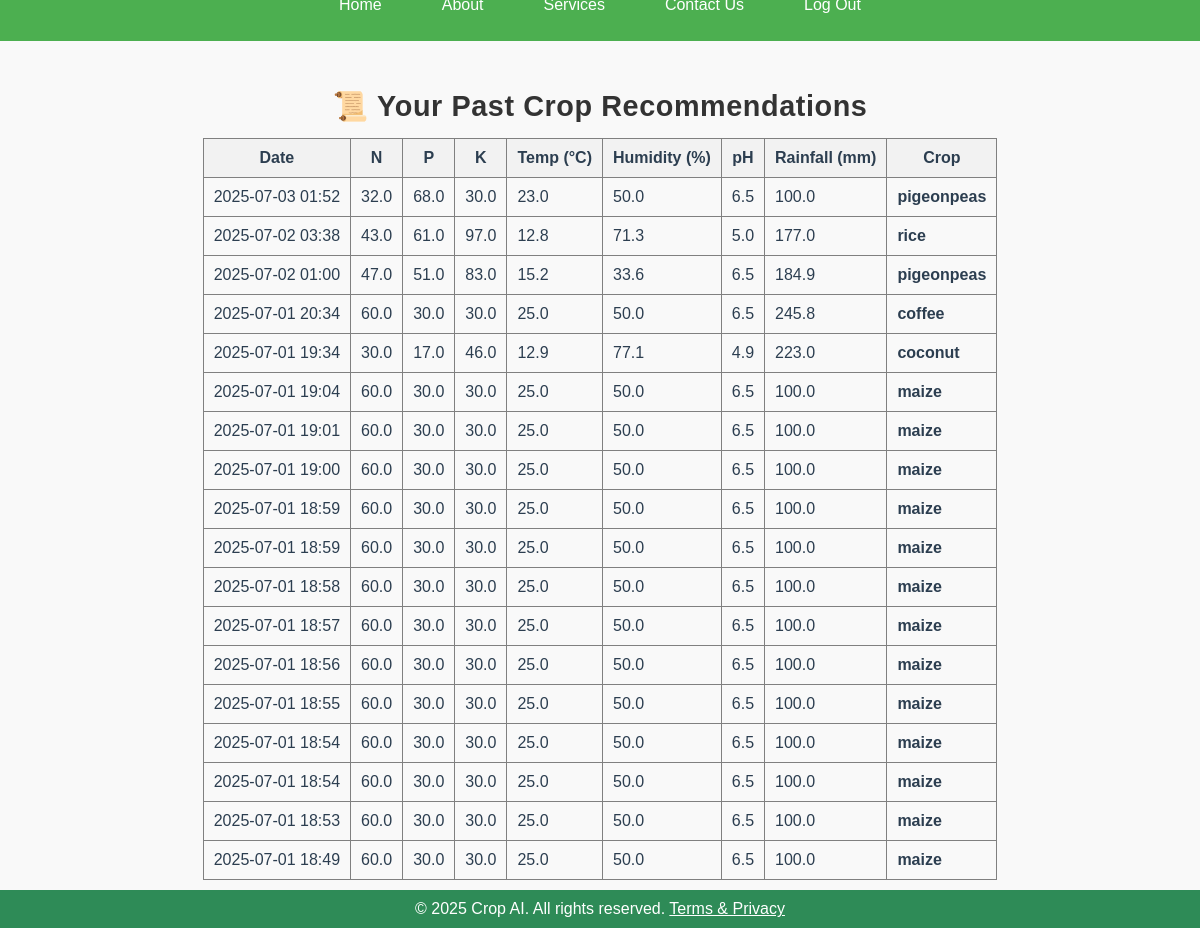
/history/ (signed in), run on an earlier commit of the app's database.
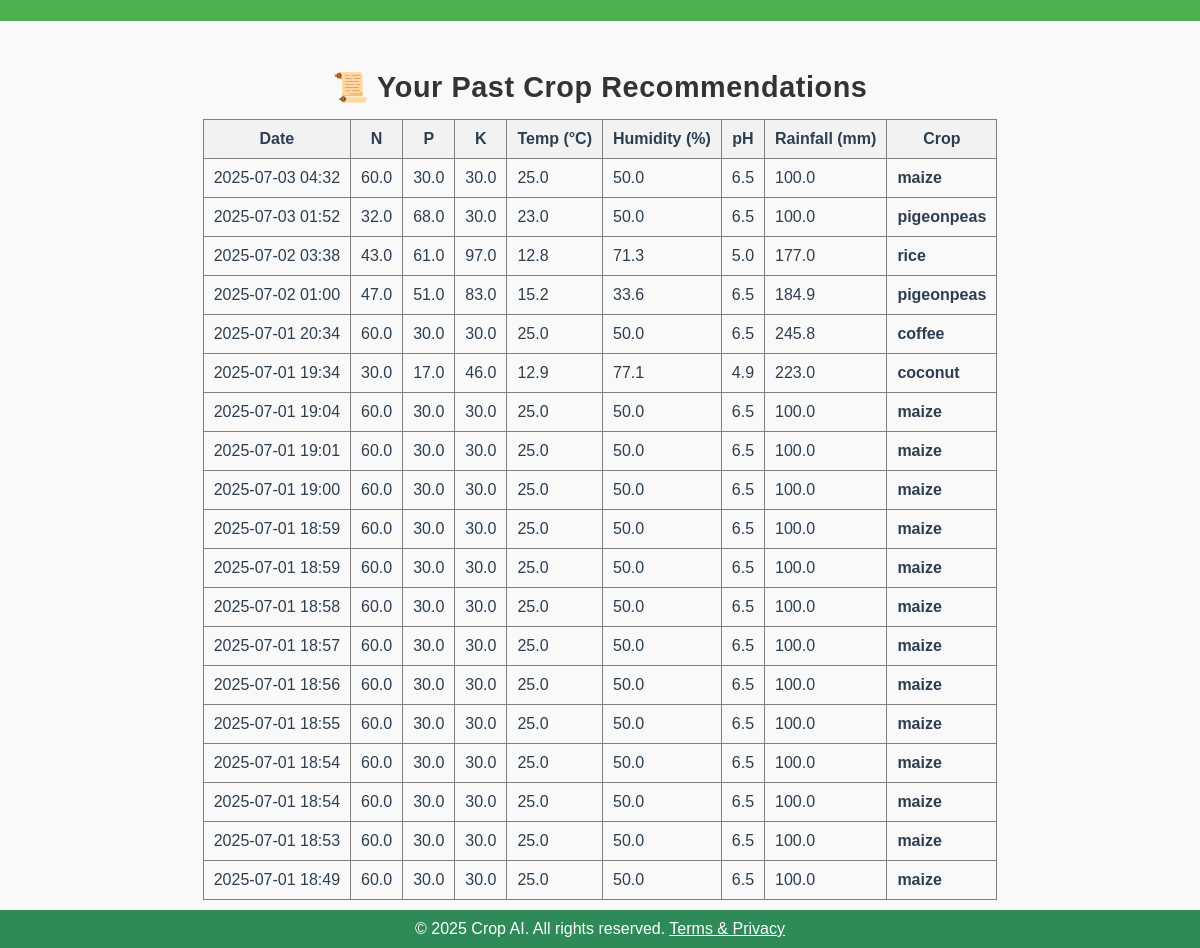
And on a later commit of the database.
### shop/models.py (models this page shows, shortened)
class crop_recommend(models.Model):
    user = models.ForeignKey(User, on_delete=models.CASCADE)
    recommend_id=models.AutoField(primary_key=True)
    nitrogen = models.FloatField(default=0.0)
    phosphorus = models.FloatField(default=0.0)
    potassium = models.FloatField(default=0.0)
    temperature = models.FloatField(default=0.0)
    humidity = models.FloatField(default=0.0)
    ph = models.FloatField(default=0.0)
    rainfall = models.FloatField(default=0.0)
    predicted_crop = models.CharField(max_length=50 ,default='')
    timestamp = models.DateTimeField(default=timezone.now)

### shop/views.py (the view)
# urls.py: path('history/', views.recommendation_history, name='history'),
@login_required
def recommendation_history(request):
    history = crop_recommend.objects.filter(user=request.user).order_by('-timestamp')
    return render(request, 'shop/history.html', {'history': history})

### shop/templates/shop/history.html (shortened to what this page needs)
{%load static%}
<!DOCTYPE html>
<html>
<head>
    <link rel="stylesheet" href="/static/css/base.css">
</head>
<body>
    <nav>
        <a href="/shop/home/">Home</a>
        <a href="/shop/about/">About</a>
        <a href="/shop/service/">Services</a>
        <a href="/shop/contactus/">Contact Us</a>
        <a href="/shop/login/">Log Out</a>
        {%if user.is_authenticated%}
        <span class="welcome-user">Welcome {{ request.user.username }}</span>
        {%endif%}
    </nav>
{% if history %}
  <div id="historyBox" style="margin-top: 20px;">
    <h3>📜 Your Past Crop Recommendations</h3>
    <table border="1" cellpadding="10" style="border-collapse: collapse; width: 100%; max-width: 900px;">
      <thead style="background-color: #f2f2f2;">
        <tr>
          <th>Date</th>
          <th>N</th>
          <th>P</th>
          <th>K</th>
          <th>Temp (°C)</th>
          <th>Humidity (%)</th>
          <th>pH</th>
          <th>Rainfall (mm)</th>
          <th>Crop</th>
        </tr>
      </thead>
      <tbody>
        {% for item in history %}
        <tr>
          <td>{{ item.timestamp|date:"Y-m-d H:i" }}</td>
          <td>{{ item.nitrogen }}</td>
          <td>{{ item.phosphorus }}</td>
          <td>{{ item.potassium }}</td>
          <td>{{ item.temperature }}</td>
          <td>{{ item.humidity }}</td>
          <td>{{ item.ph }}</td>
          <td>{{ item.rainfall }}</td>
          <td><strong>{{ item.predicted_crop }}</strong></td>
        </tr>
        {% endfor %}
      </tbody>
    </table>
  </div>
{% endif %}
<footer>
            &copy; 2025 Crop AI. All rights reserved. <a href="/shop/terms/" style="color:white">Terms &
                Privacy</a>
        </footer>

### shop/static/css/base.css (style rules this page uses)
body { margin: 0; font-family: Arial, sans-serif; background-color: #f9f9f9; }
nav { display: flex; justify-content: center; background-color: #4caf50; padding: 10px 0; }
footer { background-color: #2e8b57; color: white; text-align: center; padding: 10px; width: 100%; bottom: 0; margin-top:10px; }

### shop/templates/shop/history.html (style rules this page uses)
body { margin: 0; font-family: Arial, sans-serif; background-color: #f9f9f9; color: #2c3e50; min-height: 100vh; display: flex; flex-direction: column; align-items: center; }
footer { background-color: #2e8b57; color: white; text-align: center; padding: 10px; width: 100%; position: relative; bottom: 0; margin-top: 10px; }
nav { display: flex; justify-content: center; background-color: #4caf50; padding: 10px 0; width: 100%; }
#historyBox { margin-top: 20px; }
#historyBox h3 { font-size: 1.8rem; color: #333; font-weight: 600; margin-bottom: 15px; letter-spacing: 0.02em; text-align: center; }
body, html { height: 100%; width: 100%; }
body { backgroundcolor: #f2f8f2; background-size: cover; background-position: center; background-repeat: no-repeat; display: flex; align-items: center; justify-content: center; }

What changed in the data, as far as the page shows it:
added crop_recommend: timestamp "2025-07-03 04:32", nitrogen "60.0", phosphorus "30.0", potassium "30.0", temperature "25.0", humidity "50.0", ph "6.5", rainfall "100.0", predicted_crop "maize"
